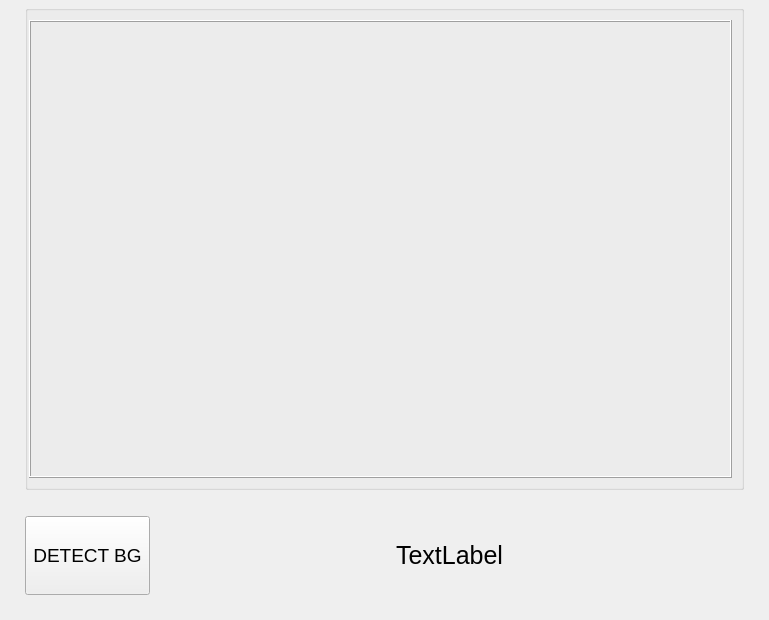
<?xml version="1.0" encoding="UTF-8"?>
<ui version="4.0">
 <class>BabyMath</class>
 <widget class="QMainWindow" name="BabyMath">
  <property name="geometry">
   <rect>
    <x>0</x>
    <y>0</y>
    <width>769</width>
    <height>620</height>
   </rect>
  </property>
  <property name="font">
   <font>
    <pointsize>6</pointsize>
   </font>
  </property>
  <property name="windowTitle">
   <string>MainWindow</string>
  </property>
  <property name="styleSheet">
   <string notr="true"/>
  </property>
  <property name="toolButtonStyle">
   <enum>Qt::ToolButtonIconOnly</enum>
  </property>
  <property name="tabShape">
   <enum>QTabWidget::Rounded</enum>
  </property>
  <widget class="QWidget" name="centralwidget">
   <layout class="QGridLayout" name="gridLayout_3">
    <property name="leftMargin">
     <number>25</number>
    </property>
    <property name="topMargin">
     <number>5</number>
    </property>
    <property name="rightMargin">
     <number>25</number>
    </property>
    <property name="bottomMargin">
     <number>25</number>
    </property>
    <item row="0" column="0">
     <layout class="QGridLayout" name="gridLayout_2">
      <item row="0" column="0">
       <widget class="QGroupBox" name="horizontalGroupBox">
        <layout class="QHBoxLayout" name="players">
         <property name="spacing">
          <number>0</number>
         </property>
         <property name="sizeConstraint">
          <enum>QLayout::SetNoConstraint</enum>
         </property>
         <property name="leftMargin">
          <number>1</number>
         </property>
         <item>
          <widget class="QLabel" name="camera_label">
           <property name="sizePolicy">
            <sizepolicy hsizetype="Expanding" vsizetype="Expanding">
             <horstretch>0</horstretch>
             <verstretch>0</verstretch>
            </sizepolicy>
           </property>
           <property name="layoutDirection">
            <enum>Qt::LeftToRight</enum>
           </property>
           <property name="frameShape">
            <enum>QFrame::Box</enum>
           </property>
           <property name="frameShadow">
            <enum>QFrame::Raised</enum>
           </property>
           <property name="text">
            <string/>
           </property>
           <property name="textFormat">
            <enum>Qt::AutoText</enum>
           </property>
           <property name="scaledContents">
            <bool>false</bool>
           </property>
           <property name="alignment">
            <set>Qt::AlignCenter</set>
           </property>
           <property name="wordWrap">
            <bool>false</bool>
           </property>
          </widget>
         </item>
        </layout>
       </widget>
      </item>
      <item row="1" column="0">
       <spacer name="horizontalSpacer">
        <property name="orientation">
         <enum>Qt::Horizontal</enum>
        </property>
        <property name="sizeHint" stdset="0">
         <size>
          <width>40</width>
          <height>20</height>
         </size>
        </property>
       </spacer>
      </item>
      <item row="2" column="0">
       <layout class="QHBoxLayout" name="horizontalLayout_2">
        <property name="spacing">
         <number>5</number>
        </property>
        <property name="leftMargin">
         <number>0</number>
        </property>
        <item>
         <widget class="QPushButton" name="detectbg_btn">
          <property name="minimumSize">
           <size>
            <width>15</width>
            <height>79</height>
           </size>
          </property>
          <property name="maximumSize">
           <size>
            <width>125</width>
            <height>130</height>
           </size>
          </property>
          <property name="font">
           <font>
            <pointsize>14</pointsize>
           </font>
          </property>
          <property name="text">
           <string extracomment="Detect background before starting the game">DETECT BG</string>
          </property>
          <property name="flat">
           <bool>false</bool>
          </property>
         </widget>
        </item>
        <item>
         <widget class="QLabel" name="dialog">
          <property name="font">
           <font>
            <pointsize>19</pointsize>
           </font>
          </property>
          <property name="text">
           <string>TextLabel</string>
          </property>
          <property name="alignment">
           <set>Qt::AlignCenter</set>
          </property>
         </widget>
        </item>
       </layout>
      </item>
     </layout>
    </item>
   </layout>
  </widget>
  <widget class="QMenuBar" name="menubar">
   <property name="geometry">
    <rect>
     <x>0</x>
     <y>0</y>
     <width>769</width>
     <height>25</height>
    </rect>
   </property>
  </widget>
 </widget>
 <resources/>
 <connections/>
</ui>
